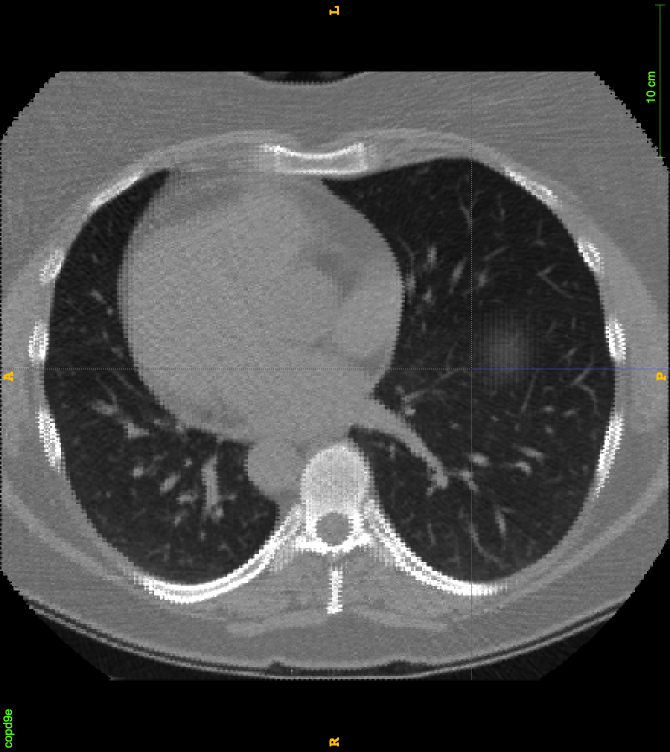
#> input picture TP3_activecontours/images_misc/CT_lung_axial.png, 1340 x 1504 px, given in place of smooth_star.png, which was not available (shown at 1/2 size); the run also reads 2 pictures not shown here
$ jupyter execute --allow-errors IMA204_TP_DEFMODEL_IMA201_2023-24_AntoineVerier_shared.ipynb   (text cells are left out)
#> lines starting #> are read from the running program, lines starting #| are printed output that depends on the picture; long printed decimals are rounded; pictures that were not available may be replaced by others from this repository, and a replacement may not be noted
[cell 1]
import numpy as np
import matplotlib.pyplot as plt
from IPython.display import HTML
from matplotlib import animation, rc

from skimage.color import rgb2gray
from skimage import data
from skimage.filters import gaussian
from skimage.segmentation import active_contour # For active_contour function

# For active_contour function
from skimage.segmentation import chan_vese, morphological_chan_vese, checkerboard_level_set,morphological_geodesic_active_contour

# For some image filtering
from skimage.morphology import white_tophat, black_tophat, disk

import skimage.io

from IPython.core.interactiveshell import InteractiveShell
InteractiveShell.ast_node_interactivity = "all"

[cell 2]
def edge_map(img,sigma):
    blur = skimage.filters.gaussian(img,sigma)
    return skimage.filters.sobel(blur)

def edge_map2(img,sigma):
    blur = skimage.filters.gaussian(img,sigma)
    return skimage.filters.scharr(blur)

def subtract_background(image, radius=5, light_bg=False):
        str_el = disk(radius)
        if light_bg:
            return black_tophat(image, str_el)
        else:
            return white_tophat(image, str_el)


def define_initial_circle(R0,r0,c0,Nber_pts=400):
    # Define initial contour shape
    s      = np.linspace(0, 2*np.pi, Nber_pts)
    Radius = R0
    r      = r0 + Radius*np.sin(s)
    c      = c0 + Radius*np.cos(s) #col
    init   = np.array([r, c]).T
    return init


## Create slides for animation
# [51 lines left out: functions animate_cv, animate_snake, store_evolution_in, not called in this run]

[cell 3]
# import warnings
# warnings.filterwarnings( "ignore", module = "matplotlib\..*" )

img_star          = skimage.io.imread('./images_misc/smooth_star.png', as_gray = True)
#> img_star: shape (1504, 1340) float64; min 0, max 1, mean 0.296
img_star_noisy    = skimage.io.imread('./images_misc/smooth_star_noisy.png', as_gray = True)
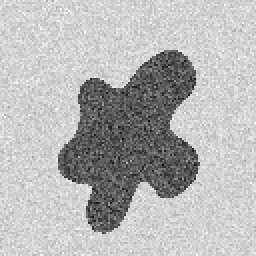
#> input picture TP3_activecontours/images_misc/smooth_star_noisy.png, 128 x 128 px (shown 2 times larger)
#> img_star_noisy is the input picture: shape (128, 128); min 0, max 255, mean 181.6

img_hela    = skimage.io.imread('./images_misc/hela_big_gt.png', as_gray = False)

edge_hela   = edge_map(img_hela, sigma=2)
img_hela = np.squeeze(img_hela)

img_pepper  = skimage.io.imread('./images_misc/peppers_gt.png', as_gray = False)
img_pepper = np.squeeze(img_pepper)

edge_pepper = edge_map(img_pepper, sigma=2)
img_pepper  = img_pepper.astype('float64')


img_MRIb  = skimage.io.imread('./images_misc/MRI_brain_sag.png', as_gray = True)
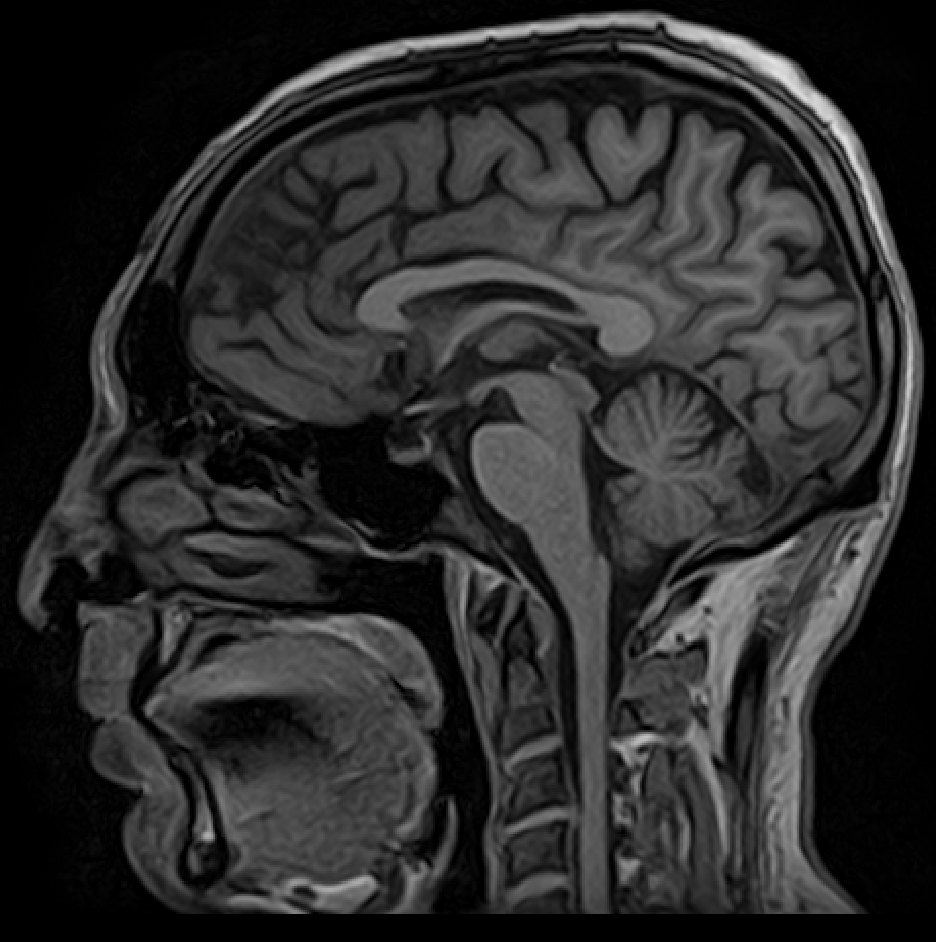
#> input picture TP3_activecontours/images_misc/MRI_brain_sag.png, 936 x 942 px
#> img_MRIb is the input picture: shape (942, 936) float64; min 0, max 0.886, mean 0.169
edge_MRIb = edge_map(img_MRIb, sigma=2)
img_MRIf  = skimage.io.imread('./images_misc/MRI_fetus.png', as_gray = True)
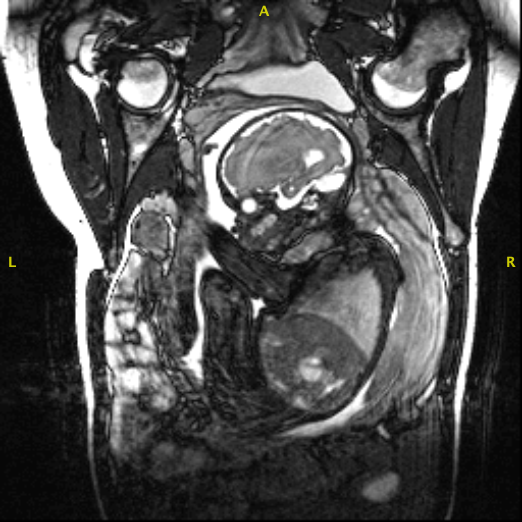
#> input picture TP3_activecontours/images_misc/MRI_fetus.png, 522 x 522 px
#> img_MRIf: shape (522, 522) float64; min 0, max 1, mean 0.304
edge_MRIf = edge_map(img_MRIf, sigma=2)


img_cell  = skimage.io.imread('./images_blood_cells/000016.png', as_gray = True)
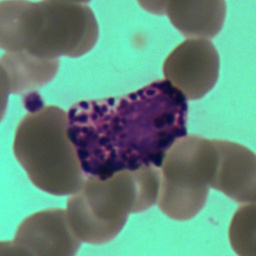
#> input picture TP3_activecontours/images_blood_cells/000016.png, 256 x 256 px
#> img_cell: shape (256, 256) float64; min 0.0458, max 0.864, mean 0.517
edge_cell = edge_map(img_cell, sigma=2)
#skimage.io.imshow(img_cell)

img_mask = skimage.io.imread('./masks_blood_cells/000016.png', as_gray = True)
edge_mask = edge_map(img_mask, sigma=2)
img_mask2 = skimage.io.imread('./images_misc/binary_shape_2024.png', as_gray = True)
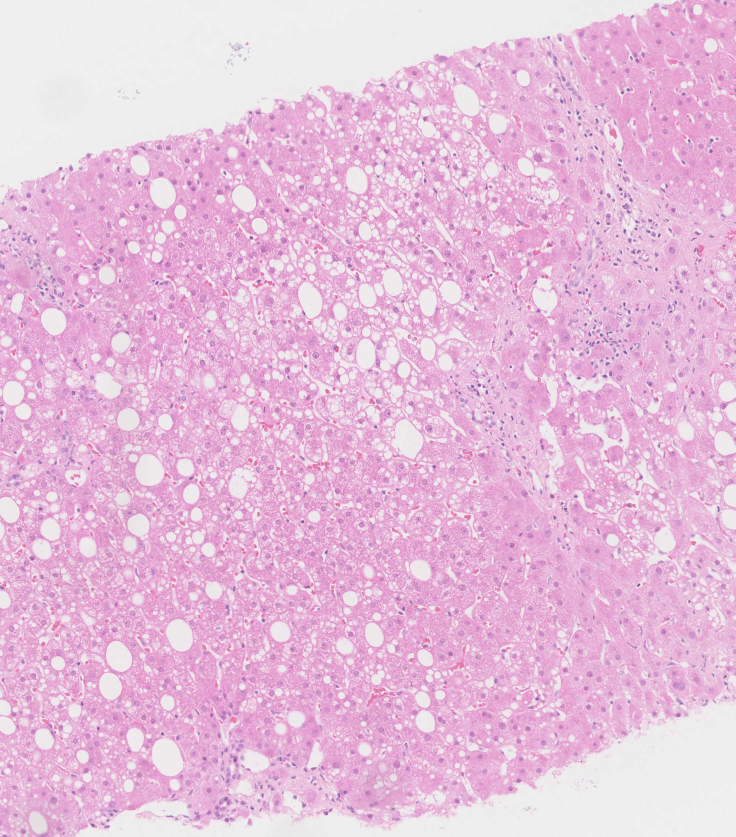
#> input picture TP3_activecontours/images_misc/Histo.jpg, 2206 x 2509 px, given in place of binary_shape_2024.png, which was not available (shown at 1/3 size)
#> img_mask2: shape (2509, 2206) float64; min 0.32, max 0.996, mean 0.79
edge_mask2 = edge_map(img_mask2, sigma=2)
# skimage.io.imshow(img_mask)

img_OCT  = skimage.io.imread('./OCT_myocardium/case272.tif', as_gray = True)
edge_OCT = edge_map(img_OCT, sigma=2)
#> (the rest of this cell did not finish here and is left out)

[cell 4]
img_test  = img_cell
Sigma_val = 1
edge_test = edge_map(img_test, sigma=Sigma_val)
#> in edge_map (call 9), `return skimage.filters.sobel(blur)`:
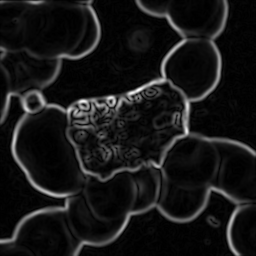
#> returned value: shape (256, 256) float64; min 2.36e-05, max 0.235, mean 0.0215; drawn with min black and max white


## Print some basic image properties
print(img_test.dtype)
#| float64
print(np.min(img_test))
#| 0.04579
print(np.max(img_pepper))
#| 255.0


## Show Hist
hist_test, bins_test             = np.histogram(img_test.flatten(), bins=256)
#> hist_test = 256 values, max 1487 at index 235, min 3 at index 0, mean 256; bins_test = 257 values from 0.0458 to 0.864
hist_edge_test, bins_edges_test  = np.histogram(edge_test.flatten(), bins=256)
#> hist_edge_test = 256 values, max 5061 at index 3, min 0 at index 209, mean 256; bins_edges_test = 257 values from 2.36e-05 to 0.235

#> (the rest of this cell did not finish here and is left out)

[cell 5]
img_to_test = img_pepper

# Classic Edge map with Gaussian smoothing controled by sigma
edge_test1         = edge_map(img_to_test, sigma=1)
edge_test1_l       = np.log2(edge_test1)
edge_test2         = edge_map(img_to_test, sigma=2)
edge_test2_l       = np.log2(edge_test2)

# Inversed Edge map
# Returns Edge map = 1.0 / np.sqrt(1.0 + alpha * gradnorm)
edge_inv_test  = skimage.segmentation.inverse_gaussian_gradient(img_to_test, alpha=1.0, sigma=1.0)
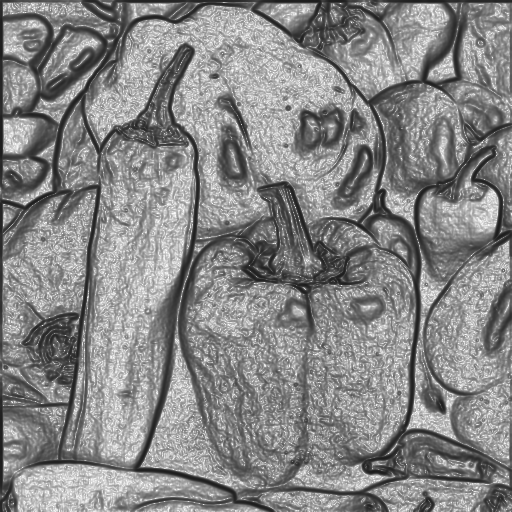
#> edge_inv_test: shape (512, 512) float64; min 0.11, max 0.998, mean 0.529


#> (the rest of this cell did not finish here and is left out)

[cell 6]
img_ori_to_test = img_MRIb
img_to_test     = img_ori_to_test
epsilon         = 0.000001 #to prevent log on 0
img_eps         = np.full_like(img_to_test, epsilon)
PRE_ENHANCE     = 1
OPTION_ENHANCE  = 4 # can be 0 (nothing) OR 1,2,3,4 for different enchancement options

# Run all  OPTION_ENHANCE for display here
gamma_corrected       = skimage.exposure.adjust_gamma(img_to_test, 0.8)
logarithmic_corrected = skimage.exposure.adjust_log(img_to_test, gain= 1,inv=True)
img_open              = skimage.morphology.diameter_opening(img_to_test, 40, connectivity=2)
img_adapteq           = skimage.exposure.equalize_adapthist(img_to_test, clip_limit=0.03)
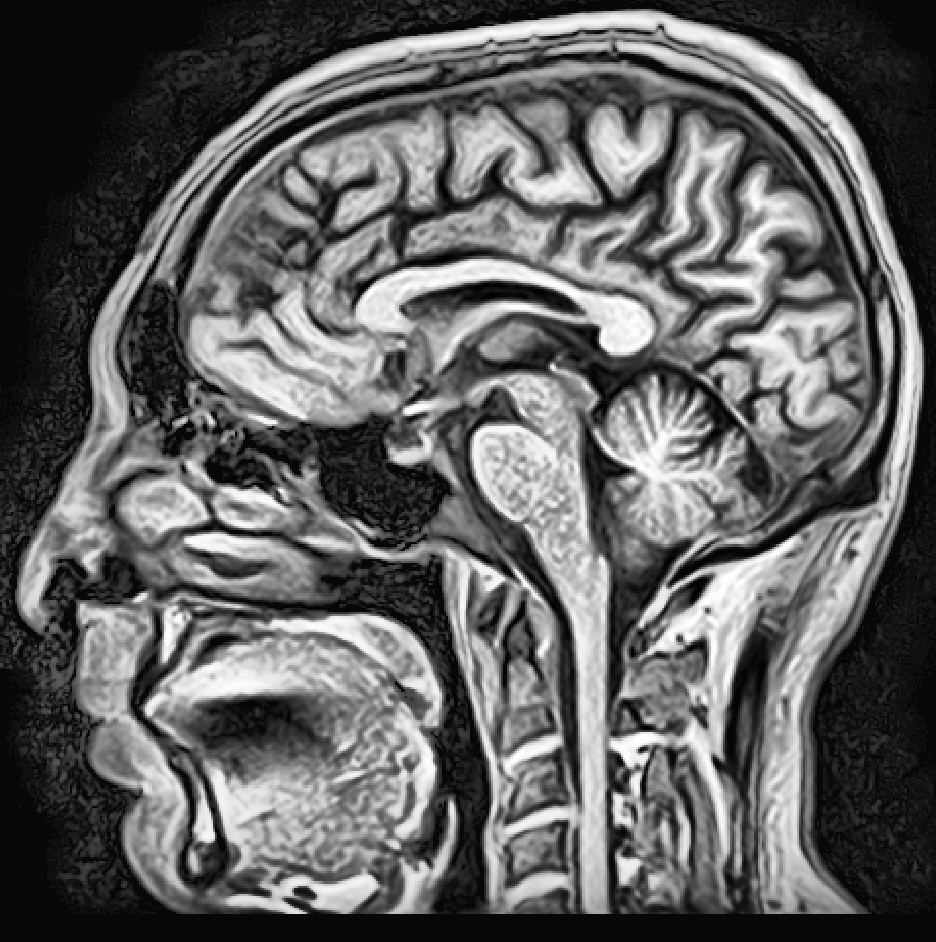
#> img_adapteq: shape (942, 936) float64; min 0, max 1, mean 0.383

# PRE ENHANCEMENT OPTIONS:
if PRE_ENHANCE==1:
    if OPTION_ENHANCE==1:
        # Gamma
        img_to_test     = gamma_corrected
    elif OPTION_ENHANCE==2:
        # Logarithmic (O = gain*log(1 + I)) or if Inv (O = gain*(2**I - 1))
        img_to_test           = logarithmic_corrected
    elif OPTION_ENHANCE==3:
        # Morpho Opening
        img_to_test           = img_open
    elif OPTION_ENHANCE==4:
        # Contrast Limited Adaptive Histogram Equalization (CLAHE).
        img_to_test           = img_adapteq

# Enhance details either dark around light background of vice versa with the Top-Hat transform
Radius_val = 15
img_test1  = subtract_background(img_to_test, radius=Radius_val, light_bg=False)
img_test2  = subtract_background(img_to_test, radius=Radius_val, light_bg=True)
#> call 2 of subtract_background, with radius = 15, light_bg = True
#> in subtract_background (call 2), `return black_tophat(image, str_el)`:
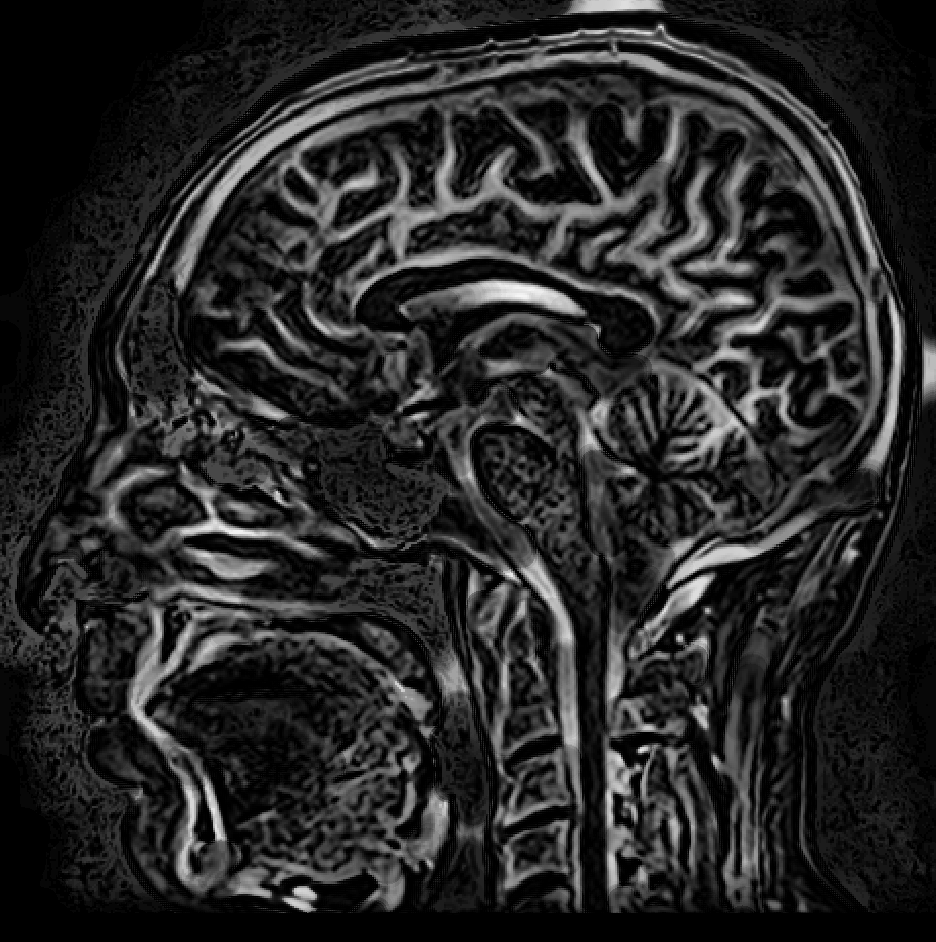
#> returned value: shape (942, 936) float64; min 0, max 0.968, mean 0.154

# SHOW OUTPUTS
#> (the rest of this cell did not finish here and is left out)

[cell 7]
# [10 lines of commented-out code are left out]
img_to_seg = img_star_noisy ; r0 = 64; c0=64; R0 = 50

alpha_val  = 0.01 ; beta_val = 0.1; gamma_val = 0.01; convergence_val = 1e-4; Niter_snake = 5000;


# Initialise contour
init = define_initial_circle(R0,r0,c0)
# Pre-smooth the image
Niter_smooth    = 1
img_to_seg      = gaussian(img_to_seg, Niter_smooth, preserve_range=False)
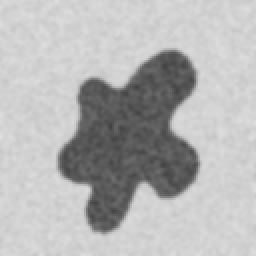
#> img_to_seg: shape (128, 128) float64 (shown 2 times larger); min 0.257, max 0.877, mean 0.712

# Run active contour
snake10 = active_contour(img_to_seg,
                       init, max_num_iter=10, convergence=convergence_val,
                         alpha=alpha_val, beta=beta_val, gamma=gamma_val)
#> snake10 = 400 pairs, first value 12.55 to 116.2, second value 14.51 to 115.2
snake_max = active_contour(img_to_seg,
                       init, max_num_iter=Niter_snake, convergence=convergence_val,
                           alpha=alpha_val, beta=beta_val, gamma=gamma_val)

# Display results
fig, ax = plt.subplots(figsize=(6, 6));
ax.imshow(img_to_seg, cmap=plt.cm.gray);
ax.plot(init[:, 1], init[:, 0], '--y', lw=1);
ax.plot(snake10[:, 1], snake10[:, 0], '-g', lw=1);
ax.plot(snake_max[:, 1], snake_max[:, 0], '-r', lw=2);
ax.set_xticks([]), ax.set_yticks([]);
ax.axis([0, img_to_seg.shape[1], img_to_seg.shape[0], 0]);

plt.show();
